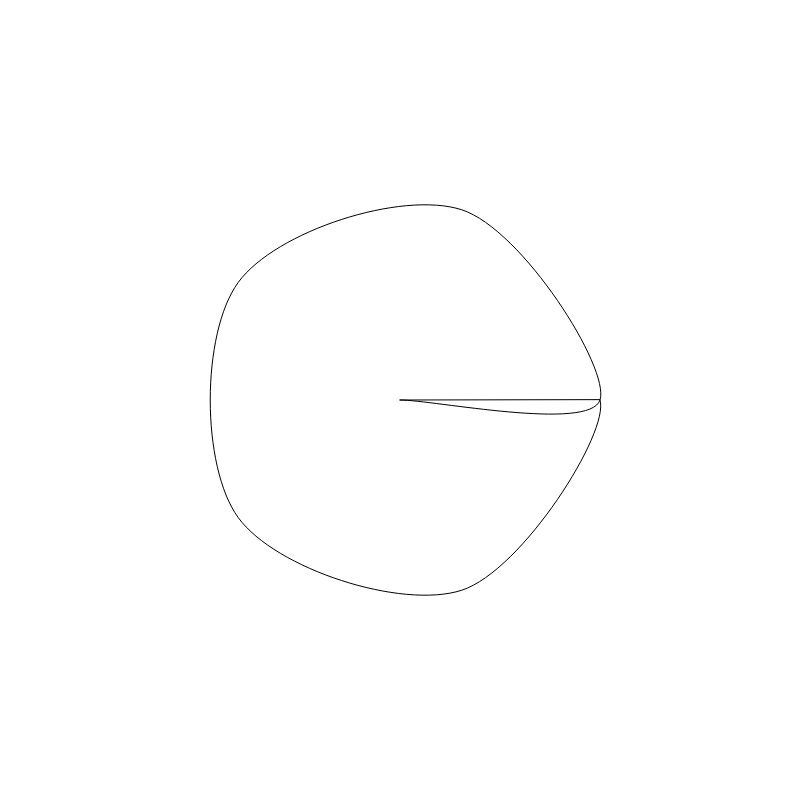
Frame 1 (no input)
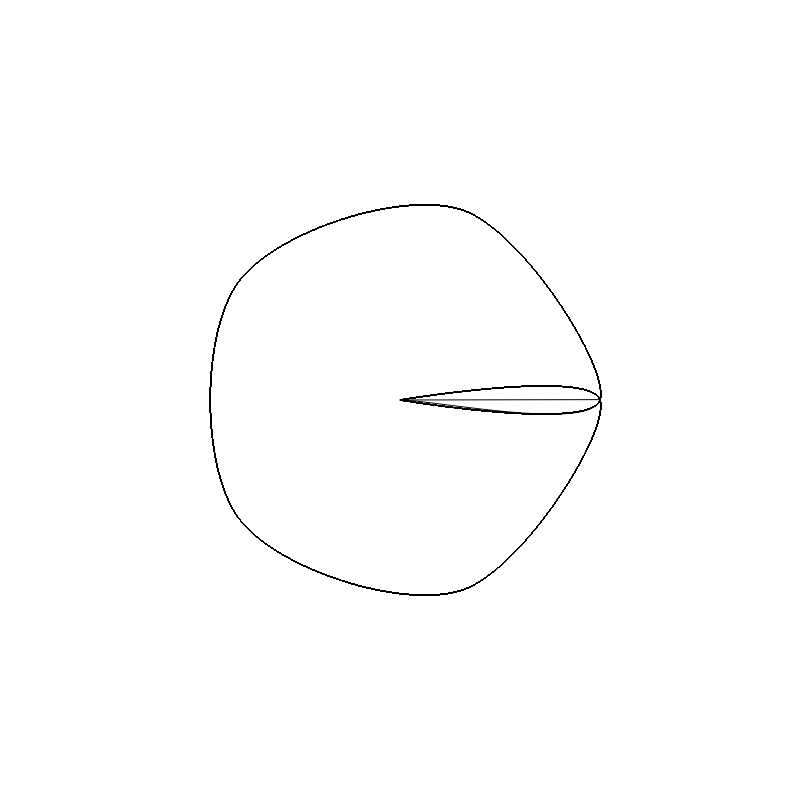
Frame 60 (no input)
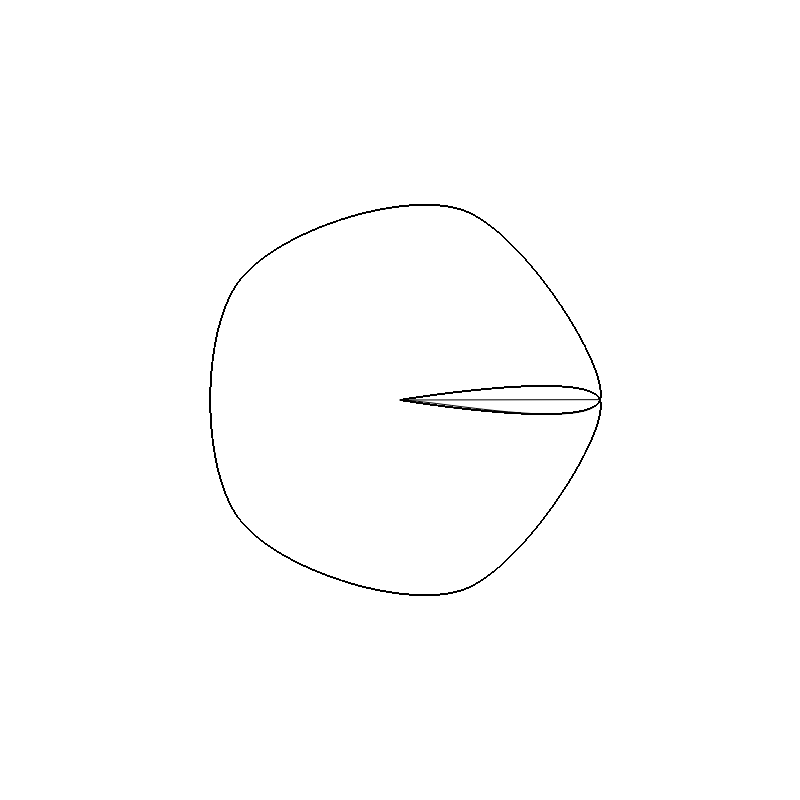
Frame 120 (the mouse pressed at the canvas centre since frame 60)

The p5.js sketch that drew these frames (run headless with seeded random() and noise() and a simulated clock; from frame 60 on, the mouse is pressed at the canvas centre):

// p5.js sketch
// ── sketch.js
let xPos = 400; // tracking the position of the object
let yPos = 400;
let history = []; // Array which will store all of the points that circle make.
let stepSize = 1; // We can use it for moving the object.
let angle = 45;
let angleCount = 3;
let angles = [];
let startAngle;

let numOfSegments = 5;
let stepAngle = 360 / numOfSegments;
let radius = 200;

function setup() {
  createCanvas(800, 800);
  background(255);
  angleMode(DEGREES);
}

function draw() {

  curveVertex(400, 400);
  for (let a = 0; a <= 360; a += stepAngle) {
    let vx = (radius * cos(a)) + 400;
    let vy = (radius * sin(a)) + 400;
    //fill(a,100,100);
    curveVertex(vx, vy);
  }
  //curveVertex(400,400);
  endShape(CLOSE);

  // strokeWeight(5);
  // point(400, 400);
  // point(0, 400);
  // point(600, 100);
  // point(600, 400);
  // point(550, 500);
  // point(500, 700);
  // strokeWeight(1);
  //
  // noFill();
  // beginShape();
  // curveVertex(400, 400);
  // curveVertex(400, 400);
  // curveVertex(0, 400);
  // curveVertex(600, 100);
  // curveVertex(600, 400);
  // curveVertex(550, 500);
  // curveVertex(500, 700);
  // curveVertex(500, 700);
  // endShape();

  // Array which will store all of the previous circle points.
  let vector = createVector(this.xPos, this.yPos);
  history.push(vector);

} // End of draw function
